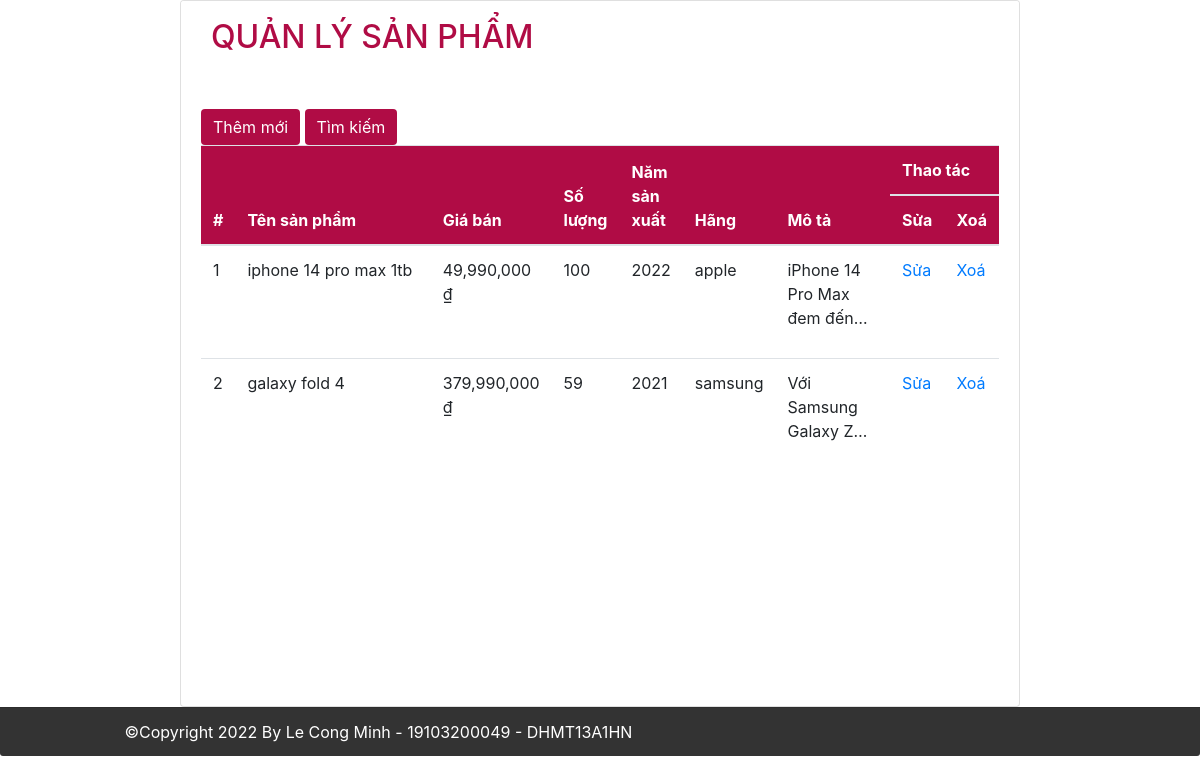
The page / on the database its author committed.
### tables this page shows
CREATE TABLE `products` (
  `productId` INT(5) NOT NULL AUTO_INCREMENT,
  `productName` VARCHAR(100) NULL COLLATE 'utf8mb4_unicode_ci',
  `price` INT(11) NULL,
  `quantity` INT(11) NULL,
  `yearOfManufacture` INT(11) NULL,
  `brand` VARCHAR(100) NULL COLLATE 'utf8mb4_unicode_ci',
  `description` VARCHAR(2000) NULL COLLATE 'utf8mb4_unicode_ci',
  PRIMARY KEY (`productId`))
COLLATE='utf8mb4_unicode_ci';

### controllers/ProductController.php (called while the page is built, shortened)
<?php
require_once 'models/Product.php';
class ProductController
{
    public function index(): void
    {
        $arr = (new Product())->all();
        require 'views/product/index.php';
    }
    public function check($action)
    {
        $this->$action();
    }
}

### models/Connect.php (called while the page is built, shortened)
<?php
class Connect
{
    private $host = 'localhost';
    private $user = 'root';
    private $pass = '';
    private $database = 'qldt';
    public function connectDB()
    {
        $connect = mysqli_connect($this->host, $this->user, $this->pass, $this->database);
        mysqli_set_charset($connect, 'utf8');
        return $connect;
    }
    public function excuteQuery($sql)
    {
        $connect = $this->connectDB();
        $result = mysqli_query($connect, $sql);
        return $result;
    }
}

### models/Product.php (called while the page is built, shortened)
<?php
require_once 'models/Connect.php';
require 'models/ProductObject.php';
class Product
{
    public function all(): array
    {
        $sql = "select * from products";
        $result = (new Connect())->excuteQuery($sql);
        $arr = [];
        foreach ($result as $each) {
            $object = new ProductObject($each);
            $arr[] = $object;
        }
        return $arr;
    }
}

### views/product/index.php (the view, shortened to what this page needs)
<div class="container-fluid">
    <div class="card">
        <div class="card-header">
            <h2>Quản lý sản phẩm</h2>
        </div>
        <div class="card-body">
            <a class='btn btn-primary' href="?action=create">Thêm mới</a>
            <a class='btn btn-primary' href="?action=search">Tìm kiếm</a>
            <table class="table table-hover">
                <thead>
                    <tr>
                        <th rowspan="2">#</th>
                        <th rowspan="2" style="width:25%">Tên sản phẩm</th>
                        <th rowspan="2" style="width:15%">Giá bán</th>
                        <th rowspan="2">Số lượng</td>
                        <th rowspan="2">Năm sản xuất</td>
                        <th rowspan="2">Hãng</td>
                        <th rowspan="2">Mô tả</td>
                        <th colspan="2">Thao tác</th>
                    </tr>
                    <tr>
                        <th>Sửa</th>
                        <th>Xoá</th>
                    </tr>
                </thead>
                <tbody>
                    <?php
                    $i = 1;
                    foreach ($arr as $each) : ?>
                        <tr>
                            <td><?php echo $i++; ?></td>
                            <td><?php echo $each->getProductName(); ?></td>
                            <td><?php echo $each->showPrice(); ?></td>
                            <td><?php echo $each->getQuantity(); ?></td>
                            <td><?php echo $each->getYearOfManufacture(); ?></td>
                            <td><?php echo $each->getBrand(); ?></td>
                            <td>
                                <p class="truncate"><?php echo $each->showDescription(); ?></p>
                            </td>
                            <td>
                                <a href="?action=edit&id=<?php echo $each->getProductId(); ?>">Sửa</a>
                            </td>
                            <td>
                                <a onclick="return Del('<?php echo $each->getProductName(); ?>')" href="?action=delete&id=<?php echo $each->getProductId(); ?>">Xoá</a>
                            </td>
                        <?php endforeach ?>
                </tbody>
            </table>
        </div>
    </div>
</div>

### index.php (shortened to what this page needs)
<!DOCTYPE html>
<html lang="en">
<head>
    <link rel="stylesheet" href="https://cdn.jsdelivr.net/npm/bootstrap@4.6.1/dist/css/bootstrap.min.css">
    <link rel="stylesheet" href="https://cdnjs.cloudflare.com/ajax/libs/font-awesome/5.15.4/css/all.min.css">
    <link rel="stylesheet" href="css/style.css">
</head>
<body>
    <section class="wrapper">
        <section class="body">
            <article>
                <?php
                require_once 'route.php';
                ?>
            </article>
        </section>
        <footer>
            <div class="card-footer text-muted">
                <?php require_once 'views/Footer.php'; ?>
            </div>
        </footer>
    </section>
</body>
</html>

### route.php (shortened to what this page needs)
<?php
require_once 'controllers/ProductController.php';
$action = $_GET['action'] ?? 'index';
switch ($action) {
    case 'index':
    case 'create':
    case 'store':
    case 'edit':
    case 'update':
    case 'delete':
    case 'search':
        (new ProductController())->check($action);
        break;
}

### models/ProductObject.php (shortened to what this page needs)
<?php
class ProductObject
{
    private int $productId;
    private string $productName;
    private int $price;
    private int $quantity;
    private int $yearOfManufacture;
    private string $brand;
    private string $descripttion;
    public function getProductId()
    {
        return $this->productId;
    }
    public function getProductName()
    {
        return $this->productName;
    }
    public function showPrice()
    {
        return number_format($this->price, 0) . " ₫";
    }
    public function getQuantity()
    {
        return $this->quantity;
    }
    public function getYearOfManufacture()
    {
        return $this->yearOfManufacture;
    }
    public function getBrand()
    {
        return $this->brand;
    }
    public function showDescription()
    {
        return str_replace("\n", "<br>", $this->descripttion);
    }
    public function __construct($each)
    {
        $this->productId = $each['productId'] ?? -1;
        $this->productName = $each['productName'];
        $this->price = $each['price'];
        $this->quantity = $each['quantity'];
        $this->yearOfManufacture = $each['yearOfManufacture'];
        $this->brand = $each['brand'] ?? '';
        $this->descripttion = $each['description'] ? str_replace(`"`, `\"`, $each['description']) : '';
    }
}

### views/Footer.php
<div class="text-footer">
    &copy;Copyright 2022 By Le Cong Minh - 19103200049 - DHMT13A1HN
</div>

### css/style.css (style rules this page uses)
:root { --main-color: #b00c45; }
header, aside, article, footer { float: left; box-sizing: border-box; }
.card-body { min-height: 77.1vh; }
header, footer { width: 100%; }
.body { width: 100%; height: 20px; }
.body article { width: 70%; min-height: 300px; }
.card-header { background-color: #fff; text-align: left; position: relative; border: 0; padding-bottom: 20px; }
.card-footer { background-color: #333; }
.text-footer { color: #fff; text-align: left; padding-left: 9%; }
#title, h2 { font-weight: 500; display: inline-block; color: var(--main-color); padding: 5px 0; padding-left: 10px; text-transform: uppercase; }
div.container-fluid { padding: 0; }
thead { background-color: var(--main-color); color: #fff; }
.btn-primary, .btn-primary:hover { background-color: var(--main-color); border: var(--main-color); }
.truncate { overflow: hidden; text-overflow: ellipsis; display: -webkit-box; -webkit-line-clamp: 3; line-clamp: 3; -webkit-box-orient: vertical; }

### rows shown on the page
products: productName "iphone 14 pro max 1tb", price "49,990,000 ₫", quantity "100", yearOfManufacture "2022", brand "apple", description "iPhone 14 Pro Max đem…"
products: productName "galaxy fold 4", price "379,990,000 ₫", quantity "59", yearOfManufacture "2021", brand "samsung", description "Với Samsung Galaxy…"
